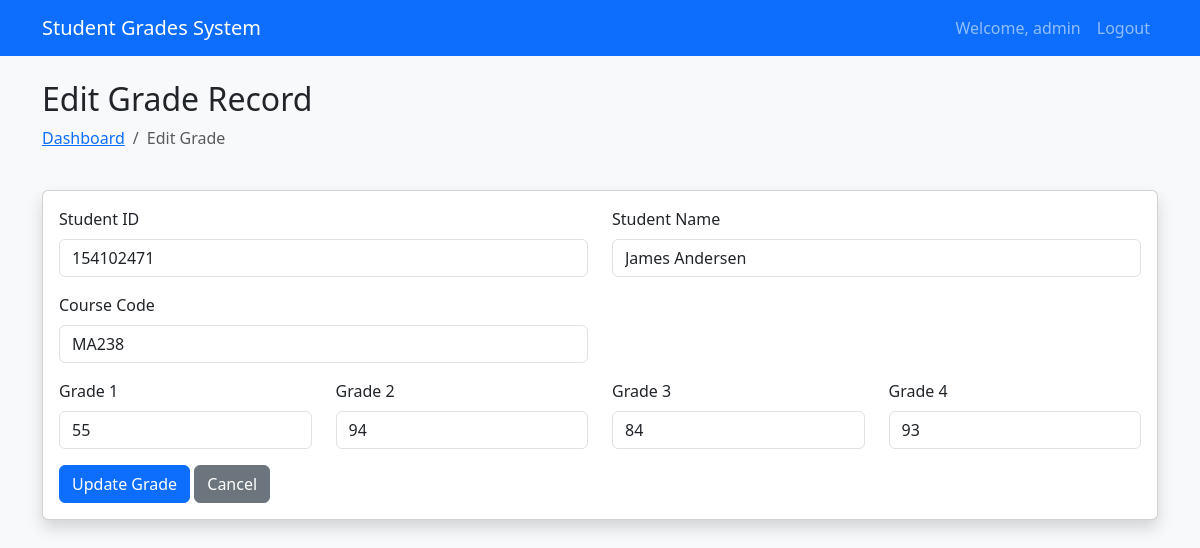
Screenshot of /edit_grade.php?id=29 (signed in) with the database file from the repository.
### tables this page shows
CREATE TABLE IF NOT EXISTS course_table (
    id INT AUTO_INCREMENT PRIMARY KEY,
    student_id INT NOT NULL,
    course_code VARCHAR(10) NOT NULL,
    grade1 INT NOT NULL,
    grade2 INT NOT NULL,
    grade3 INT NOT NULL,
    grade4 INT NOT NULL,
    FOREIGN KEY (student_id) REFERENCES name_table(student_id)
);

CREATE TABLE IF NOT EXISTS name_table (
    student_id INT PRIMARY KEY,
    student_name VARCHAR(100) NOT NULL
);

### edit_grade.php (the view, shortened to what this page needs)
<?php
require_once 'db_connect.php';
$recordId = $_GET['id'];
try {
    $query = $pdo->prepare("SELECT c.*, n.student_name
                            FROM course_table c
                            JOIN name_table n ON c.student_id = n.student_id
                            WHERE c.id = ?");
    $query->execute([$recordId]);
    $gradeRecord = $query->fetch();
} catch (PDOException $e) {
    $errorMessage = "Error fetching record: " . $e->getMessage();
}
?>
<!DOCTYPE html>
<html lang="en">
<head>
    <link rel="stylesheet" href="https://cdnjs.cloudflare.com/ajax/libs/bootstrap/5.3.0/css/bootstrap.min.css">
</head>
<body class="bg-light">
    <nav class="navbar navbar-expand-lg navbar-dark bg-primary mb-4">
        <div class="container">
            <a class="navbar-brand" href="dashboard.php">Student Grades System</a>
            <div class="collapse navbar-collapse">
                <ul class="navbar-nav ms-auto">
                    <li class="nav-item">
                        <span class="nav-link">Welcome, <?php echo htmlspecialchars($_SESSION['username']); ?></span>
                    </li>
                    <li class="nav-item">
                        <a class="nav-link" href="logout.php">Logout</a>
                    </li>
                </ul>
            </div>
        </div>
    </nav>
    <div class="container">
        <div class="row mb-4">
            <div class="col">
                <h2>Edit Grade Record</h2>
                <nav aria-label="breadcrumb">
                    <ol class="breadcrumb">
                        <li class="breadcrumb-item"><a href="dashboard.php">Dashboard</a></li>
                        <li class="breadcrumb-item active" aria-current="page">Edit Grade</li>
                    </ol>
                </nav>
            </div>
        </div>
        <div class="card shadow">
            <div class="card-body">
                <form method="POST" action="">
                    <div class="row mb-3">
                        <div class="col-md-6">
                            <label class="form-label">Student ID</label>
                            <input type="text" class="form-control" value="<?php echo htmlspecialchars($gradeRecord['student_id']); ?>" readonly>
                        </div>
                        <div class="col-md-6">
                            <label class="form-label">Student Name</label>
                            <input type="text" class="form-control" value="<?php echo htmlspecialchars($gradeRecord['student_name']); ?>" readonly>
                        </div>
                    </div>
                    <div class="row mb-3">
                        <div class="col-md-6">
                            <label class="form-label">Course Code</label>
                            <input type="text" class="form-control" value="<?php echo htmlspecialchars($gradeRecord['course_code']); ?>" readonly>
                        </div>
                    </div>
                    <div class="row mb-3">
                        <div class="col-md-3">
                            <label for="grade1" class="form-label">Grade 1</label>
                            <input type="number" class="form-control" id="grade1" name="grade1" value="<?php echo htmlspecialchars($gradeRecord['grade1']); ?>" min="0" max="100" required>
                        </div>
                        <div class="col-md-3">
                            <label for="grade2" class="form-label">Grade 2</label>
                            <input type="number" class="form-control" id="grade2" name="grade2" value="<?php echo htmlspecialchars($gradeRecord['grade2']); ?>" min="0" max="100" required>
                        </div>
                        <div class="col-md-3">
                            <label for="grade3" class="form-label">Grade 3</label>
                            <input type="number" class="form-control" id="grade3" name="grade3" value="<?php echo htmlspecialchars($gradeRecord['grade3']); ?>" min="0" max="100" required>
                        </div>
                        <div class="col-md-3">
                            <label for="grade4" class="form-label">Grade 4</label>
                            <input type="number" class="form-control" id="grade4" name="grade4" value="<?php echo htmlspecialchars($gradeRecord['grade4']); ?>" min="0" max="100" required>
                        </div>
                    </div>
                    <div class="row">
                        <div class="col">
                            <button type="submit" class="btn btn-primary">Update Grade</button>
                            <a href="dashboard.php" class="btn btn-secondary">Cancel</a>
                        </div>
                    </div>
                </form>
            </div>
        </div>
    </div>
</body>
</html>

### rows the page displays
course_table: student "154102471", student.student_name "James Andersen", course_code "MA238", grade1 "55", grade2 "94", grade3 "84", grade4 "93"

### other values shown
$_SESSION['username'] "admin"
